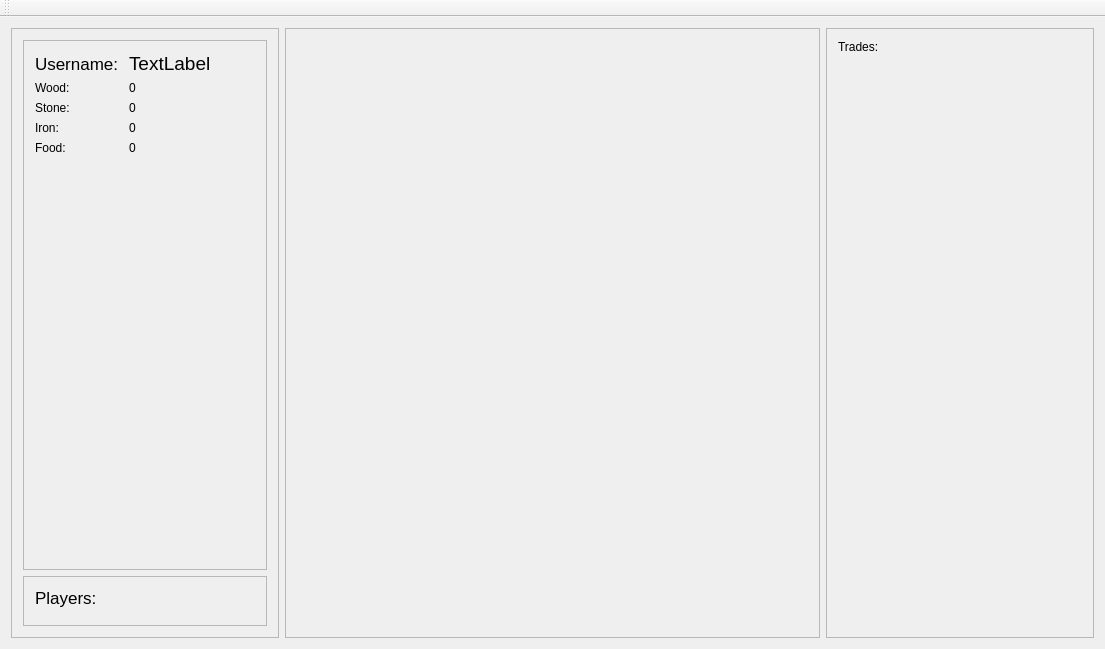
<?xml version="1.0" encoding="UTF-8"?>
<ui version="4.0">
 <class>MainWindow</class>
 <widget class="QMainWindow" name="MainWindow">
  <property name="geometry">
   <rect>
    <x>0</x>
    <y>0</y>
    <width>1105</width>
    <height>649</height>
   </rect>
  </property>
  <property name="windowTitle">
   <string>MainWindow</string>
  </property>
  <widget class="QWidget" name="centralWidget">
   <layout class="QHBoxLayout" name="horizontalLayout">
    <item>
     <widget class="QFrame" name="frame">
      <property name="sizePolicy">
       <sizepolicy hsizetype="MinimumExpanding" vsizetype="MinimumExpanding">
        <horstretch>1</horstretch>
        <verstretch>0</verstretch>
       </sizepolicy>
      </property>
      <property name="frameShape">
       <enum>QFrame::StyledPanel</enum>
      </property>
      <property name="frameShadow">
       <enum>QFrame::Raised</enum>
      </property>
      <layout class="QVBoxLayout" name="verticalLayout">
       <item>
        <widget class="QFrame" name="frame_3">
         <property name="sizePolicy">
          <sizepolicy hsizetype="Preferred" vsizetype="Preferred">
           <horstretch>0</horstretch>
           <verstretch>0</verstretch>
          </sizepolicy>
         </property>
         <property name="frameShape">
          <enum>QFrame::StyledPanel</enum>
         </property>
         <property name="frameShadow">
          <enum>QFrame::Raised</enum>
         </property>
         <layout class="QFormLayout" name="formLayout_2">
          <item row="0" column="0">
           <widget class="QLabel" name="label">
            <property name="font">
             <font>
              <pointsize>13</pointsize>
             </font>
            </property>
            <property name="text">
             <string>Username: </string>
            </property>
           </widget>
          </item>
          <item row="0" column="1">
           <widget class="QLabel" name="lb_usernameDisplay">
            <property name="font">
             <font>
              <pointsize>14</pointsize>
             </font>
            </property>
            <property name="text">
             <string>TextLabel</string>
            </property>
           </widget>
          </item>
          <item row="1" column="0">
           <widget class="QLabel" name="label_2">
            <property name="text">
             <string>Wood:</string>
            </property>
           </widget>
          </item>
          <item row="1" column="1">
           <widget class="QLabel" name="lb_displayWood">
            <property name="text">
             <string>0</string>
            </property>
           </widget>
          </item>
          <item row="2" column="0">
           <widget class="QLabel" name="label_3">
            <property name="text">
             <string>Stone:</string>
            </property>
           </widget>
          </item>
          <item row="2" column="1">
           <widget class="QLabel" name="lb_displayStone">
            <property name="text">
             <string>0</string>
            </property>
           </widget>
          </item>
          <item row="3" column="0">
           <widget class="QLabel" name="label_4">
            <property name="text">
             <string>Iron:</string>
            </property>
           </widget>
          </item>
          <item row="3" column="1">
           <widget class="QLabel" name="lb_displayIron">
            <property name="text">
             <string>0</string>
            </property>
           </widget>
          </item>
          <item row="4" column="0">
           <widget class="QLabel" name="label_5">
            <property name="text">
             <string>Food:</string>
            </property>
           </widget>
          </item>
          <item row="4" column="1">
           <widget class="QLabel" name="lb_displayFood">
            <property name="text">
             <string>0</string>
            </property>
           </widget>
          </item>
         </layout>
        </widget>
       </item>
       <item>
        <widget class="QFrame" name="frame_2">
         <property name="sizePolicy">
          <sizepolicy hsizetype="Minimum" vsizetype="Maximum">
           <horstretch>0</horstretch>
           <verstretch>0</verstretch>
          </sizepolicy>
         </property>
         <property name="frameShape">
          <enum>QFrame::StyledPanel</enum>
         </property>
         <property name="frameShadow">
          <enum>QFrame::Raised</enum>
         </property>
         <layout class="QFormLayout" name="formLayout">
          <item row="0" column="0">
           <widget class="QLabel" name="label_6">
            <property name="font">
             <font>
              <pointsize>13</pointsize>
             </font>
            </property>
            <property name="text">
             <string>Players:       </string>
            </property>
           </widget>
          </item>
          <item row="1" column="0">
           <widget class="QFrame" name="fr_playerDisplay">
            <property name="enabled">
             <bool>true</bool>
            </property>
            <property name="sizePolicy">
             <sizepolicy hsizetype="Expanding" vsizetype="Expanding">
              <horstretch>0</horstretch>
              <verstretch>0</verstretch>
             </sizepolicy>
            </property>
            <property name="frameShape">
             <enum>QFrame::StyledPanel</enum>
            </property>
            <property name="frameShadow">
             <enum>QFrame::Raised</enum>
            </property>
           </widget>
          </item>
         </layout>
        </widget>
       </item>
      </layout>
     </widget>
    </item>
    <item>
     <widget class="QFrame" name="fr_mainDisplay">
      <property name="sizePolicy">
       <sizepolicy hsizetype="Preferred" vsizetype="Preferred">
        <horstretch>2</horstretch>
        <verstretch>0</verstretch>
       </sizepolicy>
      </property>
      <property name="frameShape">
       <enum>QFrame::StyledPanel</enum>
      </property>
      <property name="frameShadow">
       <enum>QFrame::Raised</enum>
      </property>
      <zorder>fr_tradesWindow</zorder>
     </widget>
    </item>
    <item>
     <widget class="QFrame" name="frame_4">
      <property name="sizePolicy">
       <sizepolicy hsizetype="Preferred" vsizetype="Preferred">
        <horstretch>1</horstretch>
        <verstretch>0</verstretch>
       </sizepolicy>
      </property>
      <property name="frameShape">
       <enum>QFrame::StyledPanel</enum>
      </property>
      <property name="frameShadow">
       <enum>QFrame::Raised</enum>
      </property>
      <layout class="QFormLayout" name="formLayout_4">
       <item row="0" column="0">
        <widget class="QLabel" name="label_7">
         <property name="sizePolicy">
          <sizepolicy hsizetype="Preferred" vsizetype="Maximum">
           <horstretch>0</horstretch>
           <verstretch>0</verstretch>
          </sizepolicy>
         </property>
         <property name="text">
          <string>Trades:</string>
         </property>
        </widget>
       </item>
       <item row="1" column="0" colspan="2">
        <widget class="QFrame" name="fr_tradesWindow">
         <property name="sizePolicy">
          <sizepolicy hsizetype="MinimumExpanding" vsizetype="Preferred">
           <horstretch>1</horstretch>
           <verstretch>0</verstretch>
          </sizepolicy>
         </property>
         <property name="frameShape">
          <enum>QFrame::StyledPanel</enum>
         </property>
         <property name="frameShadow">
          <enum>QFrame::Raised</enum>
         </property>
        </widget>
       </item>
      </layout>
      <zorder>fr_tradesWindow</zorder>
      <zorder>label_7</zorder>
      <zorder>fr_tradesWindow</zorder>
     </widget>
    </item>
   </layout>
  </widget>
  <widget class="QMenuBar" name="menuBar">
   <property name="geometry">
    <rect>
     <x>0</x>
     <y>0</y>
     <width>1105</width>
     <height>30</height>
    </rect>
   </property>
  </widget>
  <widget class="QToolBar" name="mainToolBar">
   <attribute name="toolBarArea">
    <enum>TopToolBarArea</enum>
   </attribute>
   <attribute name="toolBarBreak">
    <bool>false</bool>
   </attribute>
  </widget>
 </widget>
 <layoutdefault spacing="6" margin="11"/>
 <resources/>
 <connections/>
</ui>
